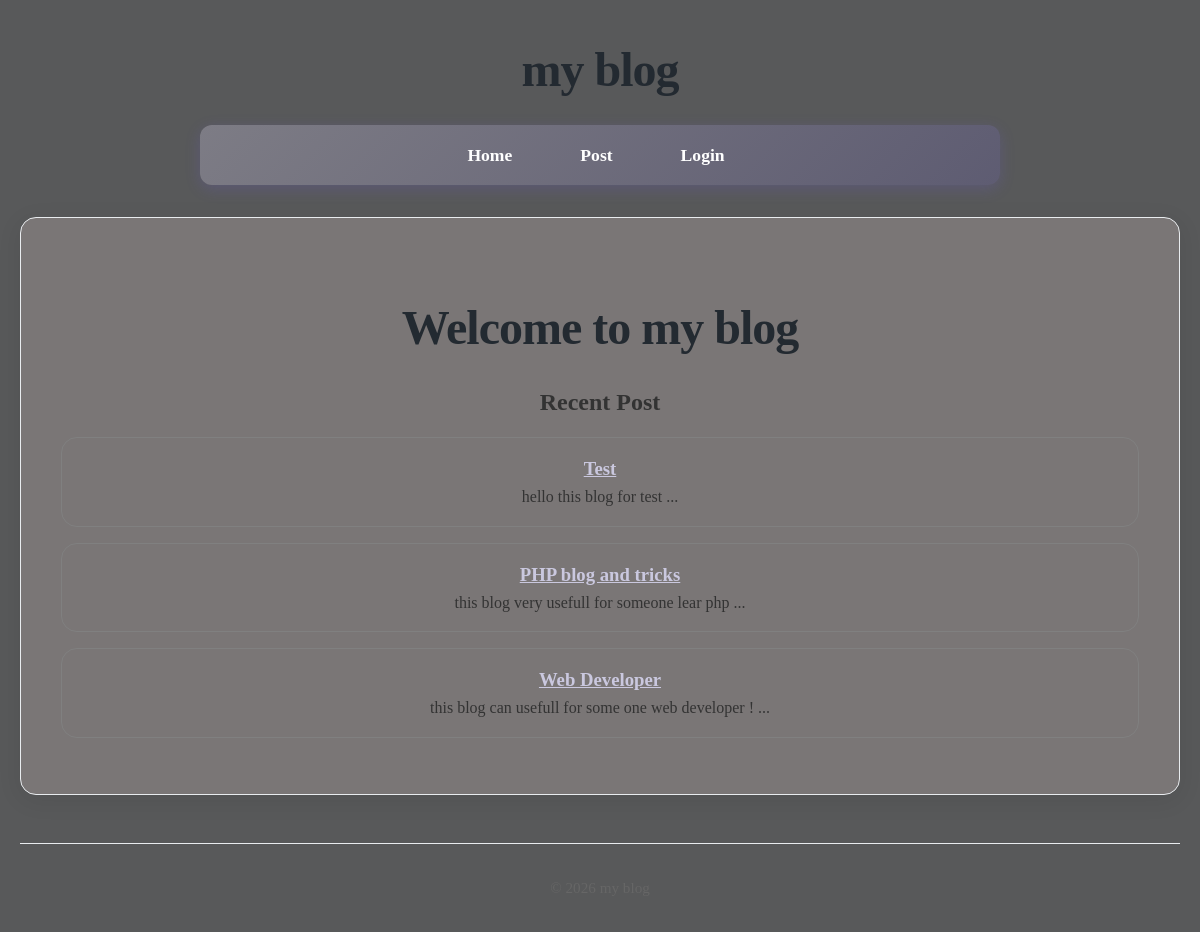
The page / on the database its author committed.
### tables this page shows
CREATE TABLE posts(
    id INTEGER PRIMARY KEY AUTOINCREMENT,
    title TEXT NOT NULL,
    content TEXT NOT NULL,
    views INTEGER DEFAULT 0,
    user_id INTEGER NOT NULL,
    created_at DATETIME DEFAULT CURRENT_TIMESTAMP,
    FOREIGN KEY (user_id) REFERENCES users (id)
);

### core/App.php (called while the page is built, shortened)
<?php
class App{
    protected static $container = [];
    public static function bind(string $key, mixed $value): void{
        static::$container[$key] = $value;
    }
    public static function get(string $key): mixed{
        return static::$container[$key];
    }
}

### app/Models/Post.php (called while the page is built, shortened)
<?php
class Post extends Model{
    protected static string $table = 'posts';
    public static function getRecent(?int $limit = null, ?int $page = null, ?string $search = null)
{
    $db = App::get('database');
    $query = "SELECT * FROM " . static::$table;
    $params = [];
    $query .= " ORDER BY created_at DESC";
    if ($limit !== null && $page !== null) {
        $limit  = (int) $limit;
        $offset = (int) (($page - 1) * $limit);
        $query .= " LIMIT $limit OFFSET $offset";
    }
    return $db->fetchAll($query, $params, static::class);
}
}

### core/DataBase.php (called while the page is built, shortened)
<?php
class DataBase{
    protected $pdo;
    public function __construct(array $config){
        try {
            $dsn = $this->createDsn($config);
            $username = $config['username'] ?? null;
            $password = $config['password'] ?? null;
            $options = $config['options'] ?? null;
            $this->pdo = new PDO($dsn , $username , $password , $options);
            $this->pdo->setAttribute(PDO::ATTR_ERRMODE,PDO::ERRMODE_EXCEPTION);
        } catch (PDOException $e) {
            throw new Exception("Could not connect to the database:" . $e);
        }
    }
    protected function createDsn(array $config): string{
        $driver = $config['driver'];
        $dbname = $config['dbname'];
        return match ($driver) {
            'sqlite' => "sqlite:$dbname",
            default => throw new Exception("Unsupported database driver: $driver") ,
        };
    }
    public function query(string $sql, array $params = []): PDOStatement{
        $stmt = $this->pdo->prepare($sql);
        $stmt->execute($params);
        return $stmt;
    }
    public function fetchAll(string $sql,array $params = [], ?string $classname = null): array{
        $stmt = $this->query($sql,$params);
        return $classname ? $stmt->fetchAll(PDO::FETCH_CLASS , $classname) : $stmt->fetchAll(PDO::FETCH_ASSOC);
    }
}

### app/Controllers/HomeController.php (called while the page is built, shortened)
<?php
class HomeController{
    public function index(){
        $posts = Post::getRecent(5,1,'');
        return View::render(
        template: 'home/index',
        data: [
          'posts' => $posts
        ],
        layout: 'layouts/main'
    );
  }
}

### core/Router.php (called while the page is built, shortened)
<?php
class Router{
    protected array $routes = [];
    protected array $globalMiddleware = [];
    protected array $routeMiddleware = [];
    public function add(string $method ,string $uri ,string $controller , array $middlewares = []): void{
        $this->routes[] = [
            'method' => $method,
            'uri' => $uri,
            'controller' => $controller,
            'middlewares' => $middlewares
        ];
    }
    public function addGlobalMiddleware(string $middleware):void {
        $this->globalMiddleware[] = $middleware;
    }
    public function addRouteMiddleware(string $name,string $middleware):void {
        $this->routeMiddleware[$name] = $middleware;
    }
    public function dispatch(string $uri ,string $method){
        $route = $this->findRoute($uri , $method);
        $middlewares = [
            ...$this->globalMiddleware,
            ...array_map(fn($name)=>$this->routeMiddleware[$name],$route['middlewares'])
        ];
       return $this->runMiddleware(
        $middlewares,
        function () use ($route) {
            [$controller , $action] = explode('@' , $route['controller']);
            return $this->callAction($controller , $action , $route['params']);
        }
       );
    }
    protected function runMiddleware(array $middlewares , callable $target): mixed{
        $next = $target;
        foreach(array_reverse($middlewares) as $middleware){
            $next = function() use ($middleware , $next){
                error_log("Middle ware : running $middleware");
                return (new $middleware)->handle($next);
            };
        }
        return $next();
    }
    protected function findRoute(string $uri , string $method): ?array{
        foreach($this->routes as $route){
            $params = $this->matchRoute($route['uri'] , $uri);
            if($params !== null && $route['method'] === $method){
                return [...$route , 'params' => $params];
            }
        }
        return null;
    }
    protected function matchRoute(string $routeUri,string $requestUri): ?array{
        $params = [];
        return $params;
    }
    protected function callAction(string $controller,string $action,array $params): string{
        return (new $controller)->$action(... $params);
    }
}

### app/Middlewares/CSRF.php (called while the page is built, shortened)
<?php
class CSRF implements MiddleWare{
    public function handle(callable $next){
      return $next();
    }
}

### app/Middlewares/View.php (called while the page is built, shortened)
<?php
class View implements MiddleWare{
    public function handle(callable $next){
      return $next();
    }
}

### core/View.php (called while the page is built, shortened)
<?php
class View{
    protected static $globals = [];
    public static function share(string $key , mixed $value): void{
        static::$globals[$key] = $value;
    }
    public static function render(string $template , array $data = [] , $layout = null): string{
        $data = [...static::$globals , ...$data];
        $content = static::renderTemplate($template, $data);
        return static::renderLayout($layout , $data, $content);
    }
    public static function partial(string $template , array $data = []): string{
        return static::renderTemplate("partials/$template" , $data);
    }
    protected static function renderTemplate(string $template , array $data): string{
        extract($data);
        $path = dirname(__DIR__) . "/app/Views/$template.php";
        require $path;
        return ob_get_clean();
    }
     protected static function renderLayout(?string $template , array $data, string $content):string{
        return ob_get_clean();
    }
}

### helpers.php (called while the page is built, shortened)
<?php
if(!function_exists('partial')){
function partial(string $template , array $data = []): string{
    return View::partial($template , $data);
}
}

### app/Views/partials/_post.php (the view)
<?php foreach($posts as $post): ?>
    <article>
        <h3>
           <a href="/post/<?= $post->id ?>"><?= htmlspecialchars($post->title) ?></a>
        </h3>
        <p><?= htmlspecialchars(substr($post->content , 0, 100)) ?> ... </p>
    </article>
<?php endforeach; ?>

### public/style/style-form.css (style rules this page uses)
body { text-align: center; align-items: center; justify-content: center; }

### public/style/style-main.css (style rules this page uses)
* { margin: 0; padding: 0; box-sizing: border-box; }
body { font-family: Cambria, Cochin, Georgia, Times, 'Times New Roman', serif; line-height: 1.6; color: #333; background-color: #58595a; max-width: 1200px; margin: 0 auto; padding: 0 20px; }
article { margin-bottom: 1rem; margin-top: 1rem; padding: 1rem; border: 1px solid gray; border-radius: 1rem; transition: 300ms ease-in; }
body { animation: fadeIn 0.5s ease-out; }
a { color: #cac8df; transition: color 0.3s ease; }

### rows shown on the page
posts: title "Test", content "hello this blog for test"
posts: title "PHP blog and tricks", content "this blog very usefull for someone lear php"
posts: title "Web Developer", content "this blog can usefull for some one web developer !"
